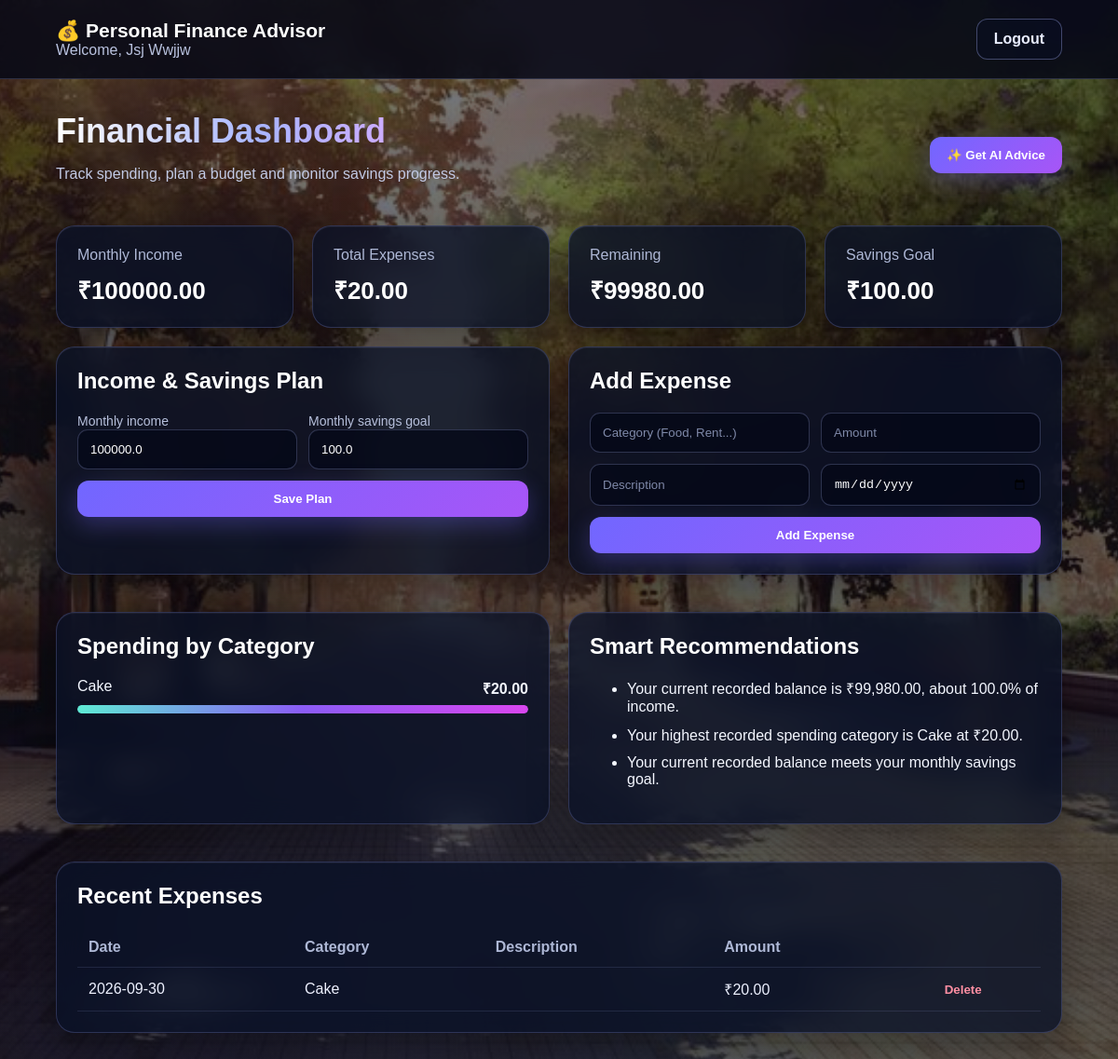
Page /dashboard (signed in) on the earlier database version.
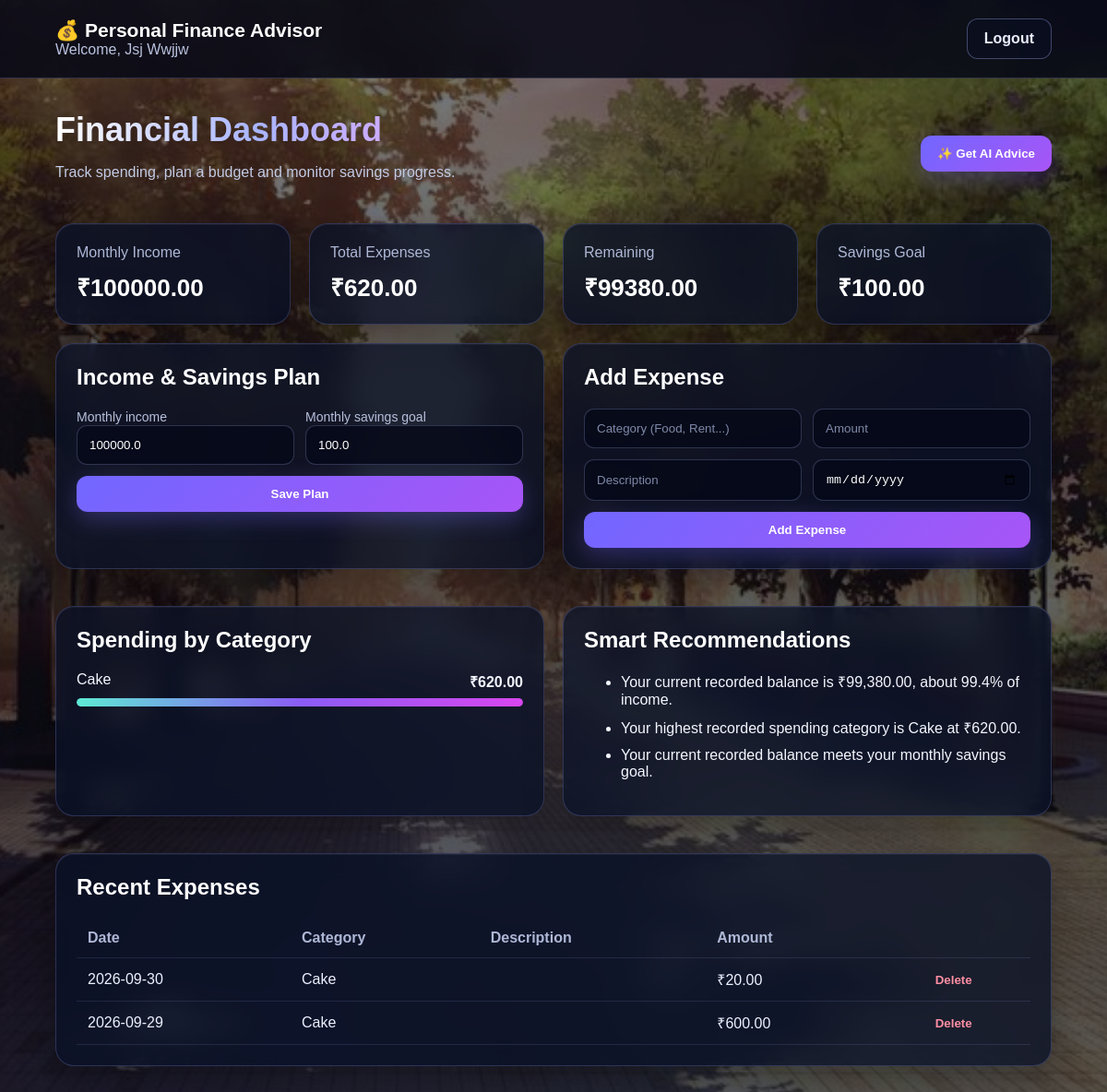
Same page on the later database version.
### app.py (models this page shows)
class User(db.Model):
    id = db.Column(db.Integer, primary_key=True)
    name = db.Column(db.String(100), nullable=False)
    email = db.Column(db.String(150), unique=True, nullable=False)
    password_hash = db.Column(db.String(255), nullable=False)
    monthly_income = db.Column(db.Float, default=0)
    savings_goal = db.Column(db.Float, default=0)
    created_at = db.Column(db.DateTime, default=datetime.utcnow)

class Expense(db.Model):
    id = db.Column(db.Integer, primary_key=True)
    user_id = db.Column(db.Integer, db.ForeignKey("user.id"), nullable=False)
    category = db.Column(db.String(80), nullable=False)
    amount = db.Column(db.Float, nullable=False)
    description = db.Column(db.String(255), default="")
    expense_date = db.Column(db.Date, default=datetime.utcnow)
    created_at = db.Column(db.DateTime, default=datetime.utcnow)

### app.py (the view)
@app.route("/dashboard")
@login_required
def dashboard():
    user = current_user()
    expenses = Expense.query.filter_by(user_id=user.id).order_by(Expense.expense_date.desc()).all()
    total, remaining, by_category = financial_summary(user)
    return render_template(
        "dashboard.html",
        user=user,
        expenses=expenses,
        total=total,
        remaining=remaining,
        by_category=by_category,
        advice=generate_local_advice(user),
    )

### app.py (called while the page is built)
def current_user():
    uid = session.get("user_id")
    return db.session.get(User, uid) if uid else None

def login_required(fn):
    @wraps(fn)
    def wrapper(*args, **kwargs):
        if not current_user():
            return redirect(url_for("login"))
        return fn(*args, **kwargs)
    return wrapper

def financial_summary(user):
    expenses = Expense.query.filter_by(user_id=user.id).all()
    total = sum(e.amount for e in expenses)
    by_category = {}
    for e in expenses:
        by_category[e.category] = by_category.get(e.category, 0) + e.amount
    remaining = (user.monthly_income or 0) - total
    return total, remaining, by_category

### templates/dashboard.html (shortened to what this page needs)
{% extends "base.html" %}
{% block content %}
<section class="hero">
  <div>
    <h1>Financial Dashboard</h1>
    <p class="muted">Track spending, plan a budget and monitor savings progress.</p>
  </div>
  <button class="button" onclick="getAIAdvice()">✨ Get AI Advice</button>
</section>
<div class="grid cards">
  <div class="card"><span>Monthly Income</span><strong>₹{{ "%.2f"|format(user.monthly_income or 0) }}</strong></div>
  <div class="card"><span>Total Expenses</span><strong>₹{{ "%.2f"|format(total) }}</strong></div>
  <div class="card"><span>Remaining</span><strong>₹{{ "%.2f"|format(remaining) }}</strong></div>
  <div class="card"><span>Savings Goal</span><strong>₹{{ "%.2f"|format(user.savings_goal or 0) }}</strong></div>
</div>
<div class="grid two">
  <section class="panel">
    <h2>Income & Savings Plan</h2>
    <form method="post" action="{{ url_for('profile') }}" class="form-grid">
      <div><label>Monthly income</label><input name="monthly_income" type="number" step="0.01" value="{{ user.monthly_income or 0 }}" required></div>
      <div><label>Monthly savings goal</label><input name="savings_goal" type="number" step="0.01" value="{{ user.savings_goal or 0 }}" required></div>
      <button class="button" type="submit">Save Plan</button>
    </form>
  </section>
  <section class="panel">
    <h2>Add Expense</h2>
    <form method="post" action="{{ url_for('add_expense') }}" class="form-grid">
      <input name="category" placeholder="Category (Food, Rent...)" required>
      <input name="amount" type="number" step="0.01" placeholder="Amount" required>
      <input name="description" placeholder="Description">
      <input name="expense_date" type="date">
      <button class="button" type="submit">Add Expense</button>
    </form>
  </section>
</div>
<div class="grid two">
  <section class="panel">
    <h2>Spending by Category</h2>
    {% if by_category %}
      <div class="bars">
      {% for category, amount in by_category.items() %}
        <div class="bar-row">
          <div><span>{{ category }}</span><b>₹{{ "%.2f"|format(amount) }}</b></div>
          <div class="bar"><i style="width: {{ [((amount / (total or 1))*100), 100]|min }}%"></i></div>
        </div>
      {% endfor %}
      </div>
    {% else %}<p class="muted">No expenses recorded yet.</p>{% endif %}
  </section>
  <section class="panel" id="advice">
    <h2>Smart Recommendations</h2>
    <ul>
      {% for item in advice %}<li>{{ item }}</li>{% endfor %}
    </ul>
  </section>
</div>
<section class="panel">
  <h2>Recent Expenses</h2>
  {% if expenses %}
  <div class="table-wrap"><table>
    <thead><tr><th>Date</th><th>Category</th><th>Description</th><th>Amount</th><th></th></tr></thead>
    <tbody>
    {% for e in expenses %}
      <tr>
        <td>{{ e.expense_date }}</td><td>{{ e.category }}</td><td>{{ e.description }}</td>
        <td>₹{{ "%.2f"|format(e.amount) }}</td>
        <td><form method="post" action="{{ url_for('delete_expense', expense_id=e.id) }}"><button class="delete" type="submit">Delete</button></form></td>
      </tr>
    {% endfor %}
    </tbody>
  </table></div>
  {% else %}<p class="muted">No expenses recorded.</p>{% endif %}
</section>
{% endblock %}

### templates/base.html (shortened to what this page needs)
<!doctype html>
<html lang="en">
<head>
  <link rel="stylesheet" href="{{ url_for('static', filename='style.css') }}">
</head>
<body>
<header class="topbar">
  <div>
    <div class="brand">💰 Personal Finance Advisor</div>
    {% if user %}<div class="muted">Welcome, {{ user.name }}</div>{% endif %}
  </div>
  {% if user %}
  <a class="button ghost" href="{{ url_for('logout') }}">Logout</a>
  {% endif %}
</header>
<main class="container">{% block content %}{% endblock %}</main>
</body>
</html>

Differences in the rows shown:
computed for Expense (number 1 of 2 on the later page): amount "20.00" → "620.00"
added Expense: expense_date "2026-09-29", category "Cake", amount "600.00", shown under "Recent Expenses"
Other differences:
{{ "%.2f"|format(total) }}: "20.00" → "620.00"
{{ "%.2f"|format(remaining) }}: "99980.00" → "99380.00"
new list line: "Your current recorded balance is ₹99,380.00, about 99.4% of income."
new list line: "Your highest recorded spending category is Cake at ₹620.00."
list line gone: "Your current recorded balance is ₹99,980.00, about 100.0% of income."
list line gone: "Your highest recorded spending category is Cake at ₹20.00."
